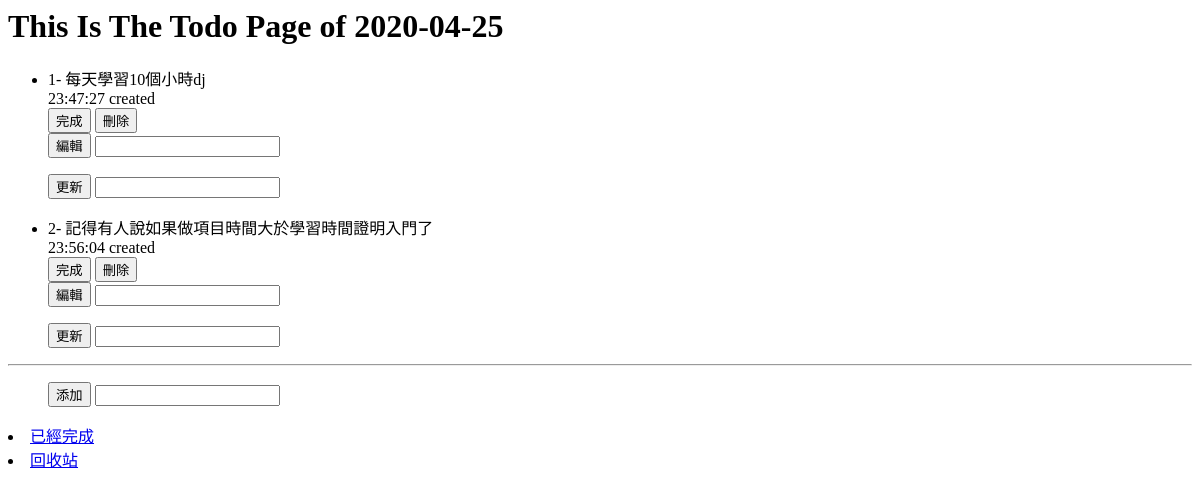
Page /todo/ on the earlier database version.
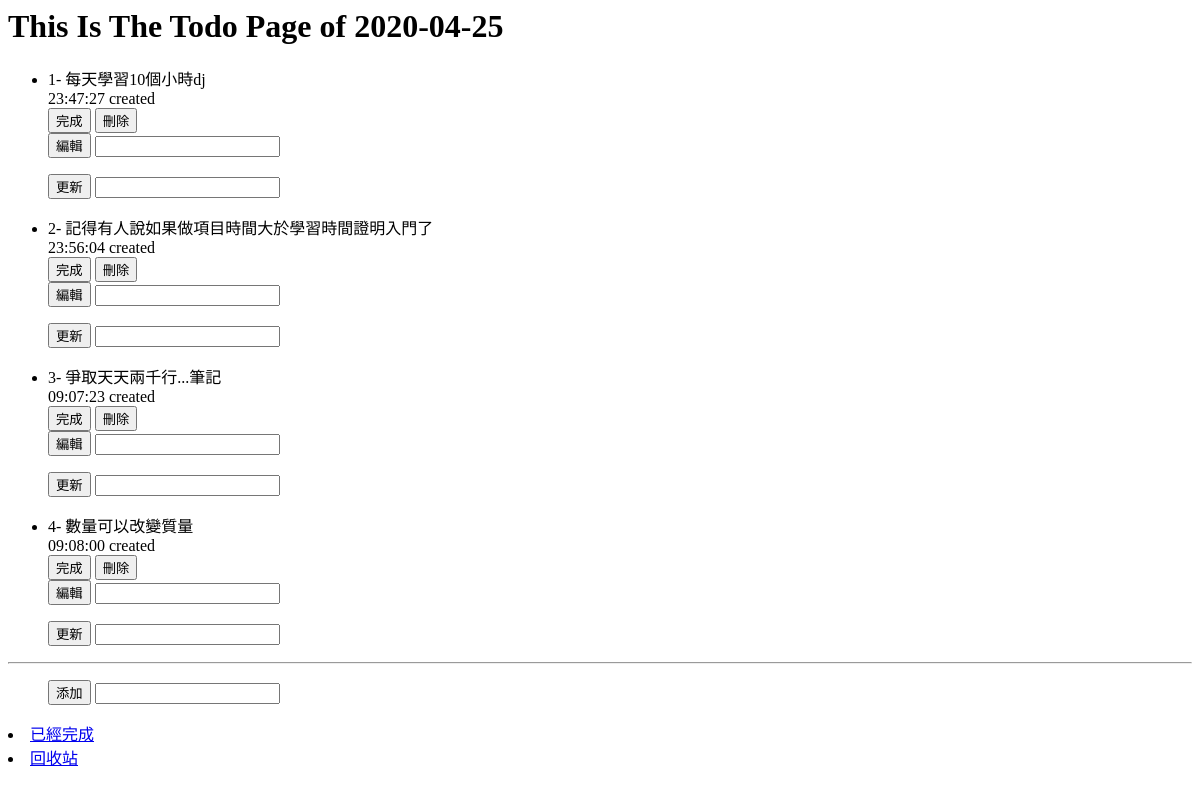
Same page on the later database version.
### todo/models.py (models this page shows, shortened)
class TodoItem(models.Model):
    content =models.TextField()
    create_time=models.DateTimeField(auto_now_add=True)
    last_edit=models.DateTimeField(auto_now=True)

### todo/views.py (the view)
# urls.py: path('todo/',todoView,name='todo'),
def todoView(request):
    all_todo_items = TodoItem.objects.all()
    return render(request,'todo.html', {'all_items':all_todo_items})

### templates/todo.html
<h1>  This Is The Todo Page    of {% now "Y-m-d" %} </h1>
<ul>
{% for todo_item in all_items  %}
    <li>
        {{ forloop.counter }}-
        {{ todo_item.content }}
        <br>
       {{  todo_item.create_time |date:' H:i:s'  }} created
        <br>
    <form action ="/doneTodo/{{ todo_item.id }}/"
                  style="display: inline;"
                  method="post">{% csrf_token %}
        <input type='submit' value='完成'/>
    </form>
    <form action ="/deleteTodo/{{ todo_item.id }}/"
                  style="display: inline;"
                  method="post">{% csrf_token %}
        <input type='submit' value='刪除'/>
    </form>
    <form action ="/editTodo/{{ todo_item.id }}/"
                  method="post">{% csrf_token %}
        <input type='submit' value='編輯'/>
        <input type='text' name='content'/>
    </form>
    <form action ="/updateTodo/{{ todo_item.id }}/"
                  method="post">{% csrf_token %}
        <input type='submit' value='更新'/>
        <input type='text' name='content'/>
    </form>
</li>
{% endfor %}
</ul>
<hr>
<ul>
<form action ="/addTodo/" method="post">{% csrf_token %}
    <input type='submit' value='添加'/>
    <input type='text' name='content'/>
</form>
</ul>
<p>
<li> <a href = "{% url 'done' %}" >已經完成</a> </li>
<li> <a href = "{% url 'bin' %}" >回收站</a> </li>
</p>

Differences in the rows shown:
added TodoItem: content "爭取天天兩千行...筆記", create_time "09:07:23"
added TodoItem: content "數量可以改變質量", create_time "09:08:00"
